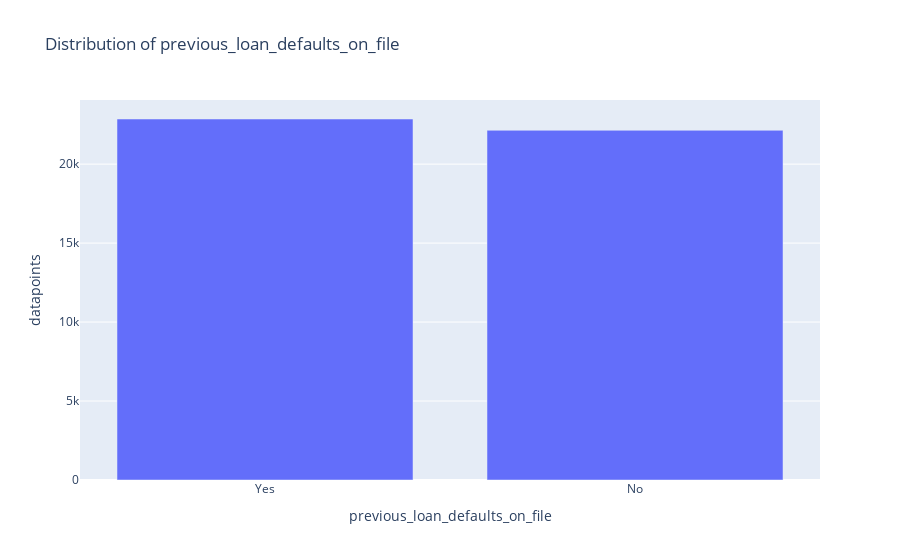

The code cell stored with this chart in its notebook:
### Code cell
plot_distribution(df5,"previous_loan_defaults_on_file")

### Figure 1 — Plotly figure (JSON) as saved in the notebook; plotly's stock layout.template omitted (floating-point values rounded to 4 significant figures)
{"data": [{"hovertemplate": "previous_loan_defaults_on_file=%{x}<br>datapoints=%{y}<extra></extra>", "legendgroup": "", "marker": {"color": "#636efa", "pattern": {"shape": ""}}, "name": "", "orientation": "v", "showlegend": false, "textposition": "auto", "type": "bar", "x": ["Yes", "No"], "xaxis": "x", "y": [22858, 22142], "yaxis": "y"}], "layout": {"barmode": "relative", "legend": {"tracegroupgap": 0}, "title": {"text": "Distribution of previous_loan_defaults_on_file"}, "xaxis": {"anchor": "y", "domain": [0, 1], "title": {"text": "previous_loan_defaults_on_file"}}, "yaxis": {"anchor": "x", "domain": [0, 1], "title": {"text": "datapoints"}}}}
